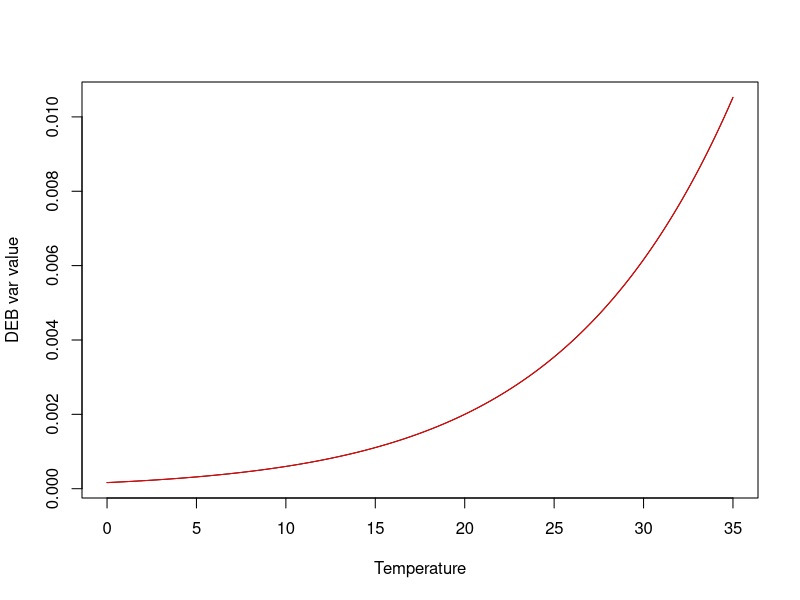

Here is the R script that generated this plot:
T_K  <- 273.15     # Kelvin
Temp <- seq(from = 0, to = 35, by = 0.01) + T_K; # Kelvin
T_A  <- 10000 # K Arrhenius temperature

# Temperatura de referencia 1
T_ref1 <- 20 + T_K
c_T1   <- exp(T_A / T_ref1 - T_A / Temp) # Arrhenius factor
DEB_var1 <- 0.002 # Variable DEB
DEB_var1_T <- DEB_var1 * c_T1

# Temperatura de referencia 2
T_ref2 <- 16 + T_K

DEB_var2 <- DEB_var1 * exp(T_A / T_ref1 - T_A / T_ref2)
c_T2 <- exp(T_A / T_ref2 - T_A / Temp)
DEB_var2_T <- DEB_var2 * c_T2 # Arrhenius factor

plot(Temp - T_K, DEB_var1_T, type = 'l', xlab = 'Temperature', ylab = 'DEB var value')
lines(Temp - T_K, DEB_var2_T, col = 'red')

a <- DEB_var1_T[which(Temp - T_K == T_ref1 - T_K)]
b <- DEB_var2_T[which(Temp - T_K == T_ref2 - T_K)]

print(paste('Temperatura de Referencia Inicial =', T_ref1-T_K, 'ºC'))
print(paste('Temperatura de Referencia Final =', T_ref2-T_K, 'ºC'))
print(paste('Valor de la Variable DEB =', a, 'a temperatura de referencia', T_ref1-T_K, 'ºC')) 
print(paste('Valor de la Variable DEB =', b, 'a temperatura de referencia', T_ref2-T_K, 'ºC')) 
